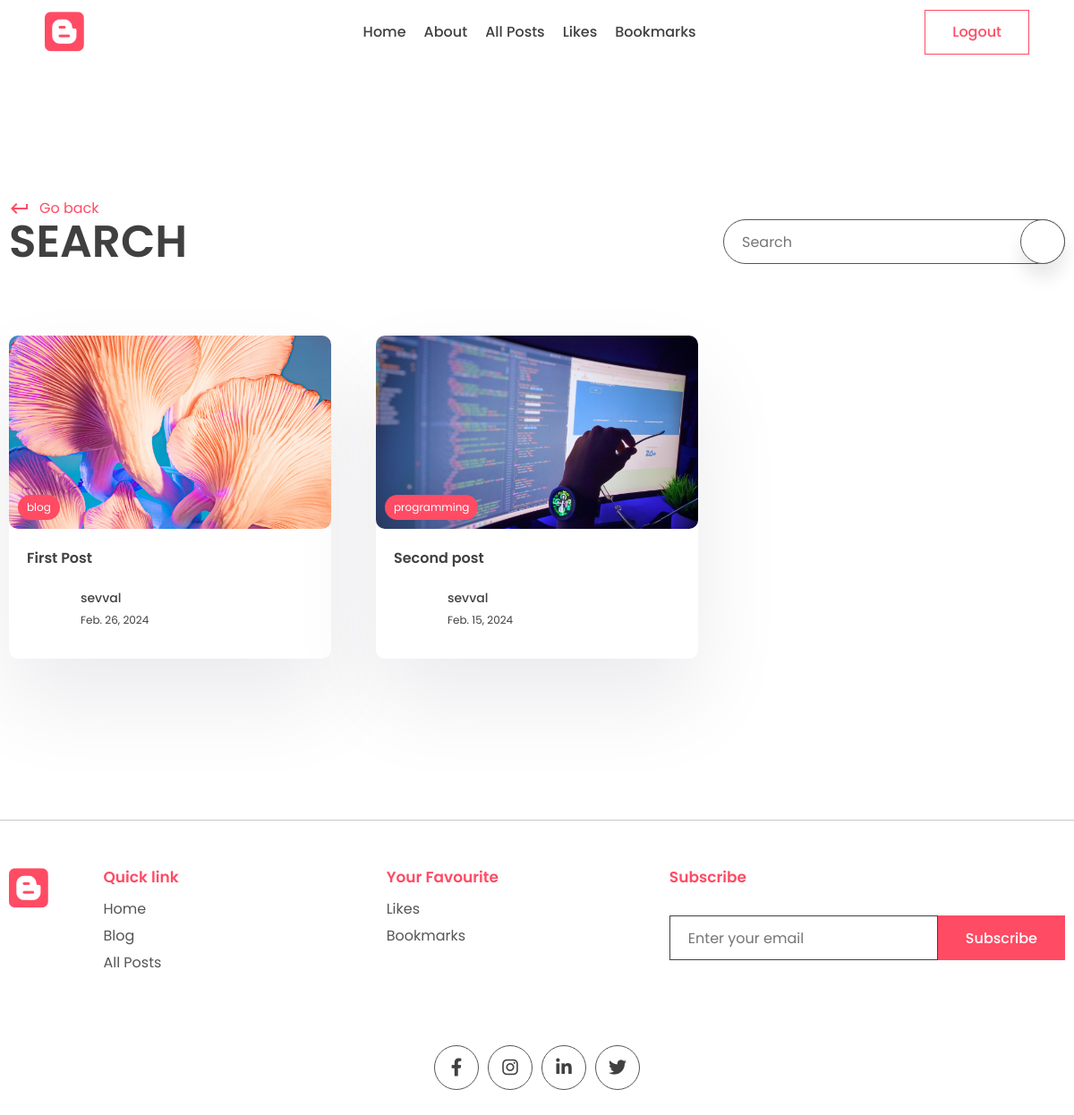
The app's page /search/ (signed in) with its own data.
### app/models.py (models this page shows, shortened)
class Post(models.Model):
    title = models.CharField(max_length = 200)
    content = models.TextField()
    last_updated = models.DateTimeField(auto_now = True)
    slug = models.SlugField(max_length =200, unique=True)
    image = models.ImageField(null=True, blank=True, upload_to='images/')
    tags = models.ManyToManyField(Tag, blank=True, related_name='post')
    view_count = models.IntegerField(null = True, blank= True)
    is_featured = models.BooleanField(default = False)
    author = models.ForeignKey(User, on_delete = models.CASCADE, null=True, blank= True)
    bookmarks = models.ManyToManyField(User, related_name="bookmarks", blank=True, default=None)
    likes = models.ManyToManyField(User, related_name="post_like", blank=True, default=None)

class Tag(models.Model):
    name=models.CharField(max_length = 100)
    description=models.CharField(max_length = 100)
    slug=models.SlugField(max_length = 200, unique = True)

### app/views.py (the view)
# urls.py: path('search/', views.search_post, name='search'),
def search_post(request):
    search_query = ''
    if request.GET.get('q'):
        search_query = request.GET.get('q')
    posts = Post.objects.filter(title__icontains=search_query)
    print('Search: ', search_query)
    context = {'posts':posts, 'search_query':search_query}
    return render(request, 'app/search.html', context)

### app/templates/app/search.html (shortened to what this page needs)
{% extends "base.html" %}
{% block content %}
    <main>
      <div class="container">
        <div class="page-top">
          <div class="top flex">
            <div class="page-name">
              <a href="#" class="learn">
                <span class="material-icons"> keyboard_return </span> Go back
              </a>
              <h1>Search</h1>
            </div>
            <form class="search-bar s-active" methor='GET'>
              <input type="text" placeholder="Search"  name = "q" value= "{{search_query}}"/>
              <button type= "submit" class="animated-search">
              </button>
            </form>
          </div>
        </div>
      </div>
    </main>
    <section class="sp">
      <div class="container">
        <div class="grid">
            {% for post in posts %}
          <a href="#">
            <div class="card">
              <div class="post-img">
                <img src="{{post.image.url}}" alt="" />
                <div class="tag">{{post.tags.all.0.name}}</div>
              </div>
              <div class="card-content">
                <h3>
                  {{post.title}}
                </h3>
                <div class="author">
                  <div class="profile-pic">
                  </div>
                  <div class="details">
                    <p>{{post.author.first_name}}</p>
                    <small>{{post.last_updated | date}}</small>
                  </div>
                </div>
              </div>
            </div>
          </a>
          {% endfor %}
        </div>
      </div>
    </section>
    {% endblock content %}

### app/static/app/style.css (style rules this page uses)
* { margin: 0; padding: 0; box-sizing: border-box; text-decoration: none; border: none; outline: none; list-style: none; font-family: "Poppins", sans-serif; color: var(--black); }
:root { --red: #ff4b64; --black: #404040; --des: #555555; --shadow: #ffffff1a 0px 1px 1px 0px inset, #32325d40 0px 50px 100px -20px, #0000004d 0px 30px 60px -30px; --shadow2: rgba(17, 12, 46, 0.084) 0px 48px 100px 0px; }
html { font-size: 62.5%; }
[class*="grid"] { display: grid; }
img { width: 100%; }
.container { max-width: 1220px; margin: auto; padding: 0 10px; }
p, a { font-size: 1.6rem; color: var(--des); }
input, textarea { font-size: 1.6rem; color: var(--black); }
.search-bar, .animated-search { width: 5rem; aspect-ratio: 1/1; border: 1px solid var(--des); border-radius: 50%; display: flex; align-items: center; justify-content: center; background: white; box-shadow: 0 15px 20px #00000018; cursor: pointer; margin-top: 10rem; z-index: 2; }
.search-bar input { display: none; }
.search-bar { box-shadow: unset; border: none; }
.search-bar .animated-search { margin-top: 0; }
.s-active { width: fit-content; border-radius: 5rem; height: 5rem; aspect-ratio: unset; position: relative; padding: 0 6rem; padding-left: 2rem; border: 1px solid var(--des); }
.s-active input { width: 30rem; font-style: 1.6rem; height: calc(100% - 2px); display: block; }
.s-active .animated-search { position: absolute !important; top: 50%; transform: translateY(-50%); right: -1px; }
.sp { padding: 8rem 0; }
.post-img { height: 40rem; width: 100%; overflow: hidden; border-radius: 1rem; }
.post-img img { height: 100%; object-fit: cover; object-position: center; }
.learn { display: flex; align-items: center; gap: 1rem; color: var(--red); margin-top: 2rem; }
.learn span { color: #ff4b64; }
.card { background: white; box-shadow: var(--shadow2); border-radius: 1rem; cursor: pointer; transition: 0.3s; }
.post-img { position: relative; }
.tag { position: absolute; bottom: 1rem; left: 1rem; background: var(--red); color: white; border-radius: 5rem; padding: 0.5rem 1rem; font-size: 1.2rem; }
.card-content { padding: 2rem; padding-bottom: 3rem; }
.card h3 { font-size: 1.6rem; font-weight: 600; }
.card .post-img { width: 100%; height: unset; aspect-ratio: 1/0.6; }
.author { display: flex; align-items: center; gap: 1rem; margin-top: 2rem; }
.profile-pic { width: 5rem; aspect-ratio: 1/1; border-radius: 50%; overflow: hidden; }
.author p { color: var(--black); font-weight: 500; font-size: 1.4rem; }
.author small { color: var(--black); font-size: 1.2rem; }
.page-name h1 { font-size: 5rem; text-transform: uppercase; font-weight: 600; line-height: 5rem; }
.flex { display: flex; align-items: flex-end; justify-content: space-between; }
.flex .search-bar { margin-top: 0; }
.grid { grid-template-columns: repeat(3, 1fr); gap: 5rem; }
main { padding-top: 10rem !important; }

### records on screen
Post: image (picture), tags.all.0.name "blog", title "First Post", author.first_name "sevval", last_updated "Feb. 26, 2024"
Post: image (picture), tags.all.0.name "programming", title "Second post", author.first_name "sevval", last_updated "Feb. 15, 2024"
